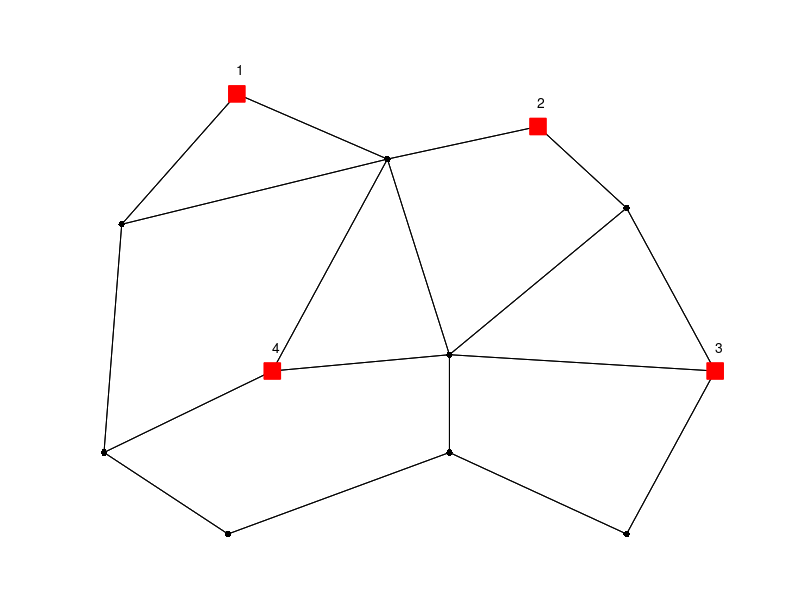

Reproduce this figure in MATLAB.
% data for power flow problem
n = 12; % total number of nodes
m = 18; % number of edges (transmission lines)
k = 4; % number of generators
rand('state',0);
Pmax = 1+4*rand(m,1); % transmission line capacities
Gmax = [3; 2; 4; 7];  % maximum generator power
c    = [4; 8; 5; 3];  % supply generator costs
d    = 1+1.5*rand(n-k,1); % network power demands
% graph incidence matrix
A = [ -1 -1  0  0  0  0  0  0  0  0  0  0  0  0  0  0  0  0 ;
       0  0 -1 -1  0  0  0  0  0  0  0  0  0  0  0  0  0  0 ;
       0  0  0  0  0  0  0  0  0 -1 -1  0  0  0  0  0  0 -1 ;
       0  0  0  0  0  0 -1  0  0  0  0  0  0  0 -1  0 -1  0 ;
       1  0  0  0  1 -1  0  0  0  0  0  0  0  0  0  0  0  0 ;
       0  1  1  0 -1  0  1 -1  0  0  0  0  0  0  0  0  0  0 ;
       0  0  0  1  0  0  0  0 -1  1  0  0  0  0  0  0  0  0 ;
       0  0  0  0  0  0  0  1  1  0  0  0 -1  0  1  0  0  1 ;
       0  0  0  0  0  0  0  0  0  0  1 -1  0  0  0  0  0  0 ;
       0  0  0  0  0  0  0  0  0  0  0  1  1 -1  0  0  0  0 ;
       0  0  0  0  0  0  0  0  0  0  0  0  0  1  0  1  0  0 ;
       0  0  0  0  0  1  0  0  0  0  0  0  0  0  0 -1  1  0 ];

% the code below is not data for the problem
% it is used only to generate the network graph

% x-y coordinates
XY = [ ... % node x-y coordinates
 1.5 5.2;   % node 1
 4.9 5;     % node 2
 6.9 3.5;   % node 3
 1.9 3.5;   % node 4
 0.2 4.4;   % node 5
 3.2 4.8;   % node 6
 5.9 4.5;   % node 7
 3.9 3.6;   % node 8
 5.9 2.5;   % node 9
 3.9 3;     % node 10
 1.4 2.5;   % node 11
 0 3];      % node 12

% node adjacency matrix
Ad = -A*A';
Ad = Ad - diag(diag(Ad));

epsx = 0.05; epsy = 0.15; % text placing offset 

figure; 
% connect edges
gplot(Ad,XY,'-k'); hold on;

% label generator nodes
for j = 1:k
    plot(XY(j,1),XY(j,2),'rs',...
        'MarkerFaceColor','r',...
        'MarkerSize',12);
    text(XY(j,1)-eps,XY(j,2)+epsy,int2str(j),'FontSize',10);      
end

% label regular nodes 
for j = k+1:n
    plot(XY(j,1),XY(j,2),'.k',...
    'MarkerSize',15);
end
axis off; hold off;
% print('-depsc','pwr_net.eps');
